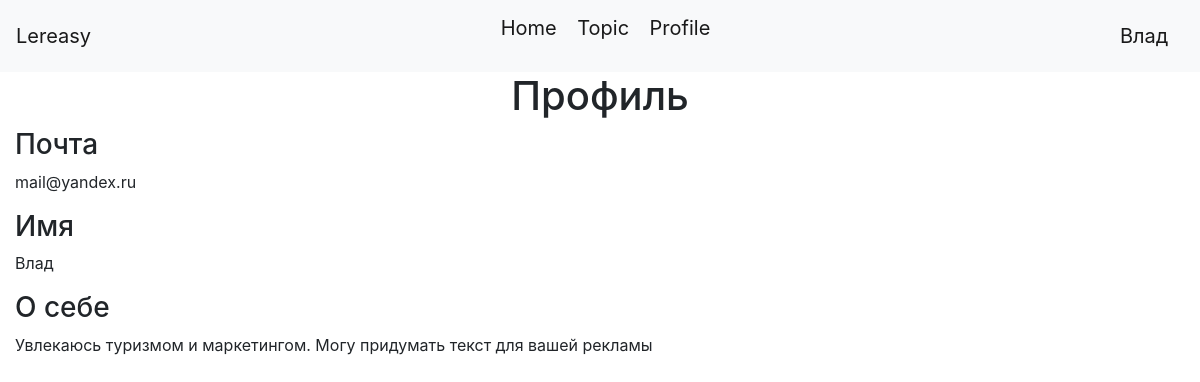
Screenshot of /profile (signed in) with the database file from the repository.
### data/users.py (models this page shows, shortened)
class User(SqlAlchemyBase, UserMixin):
    __tablename__ = 'users'
    id = sqlalchemy.Column(sqlalchemy.Integer,
                           primary_key=True, autoincrement=True)
    name = sqlalchemy.Column(sqlalchemy.String, nullable=True)
    about = sqlalchemy.Column(sqlalchemy.String, nullable=True)
    email = sqlalchemy.Column(sqlalchemy.String,
                              index=True, unique=True, nullable=True)
    hashed_password = sqlalchemy.Column(sqlalchemy.String, nullable=True)
    created_date = sqlalchemy.Column(sqlalchemy.DateTime,
                                     default=datetime.datetime.now)
    topics = orm.relation("Topics", back_populates='user')

### main.py (the view)
@app.route("/profile")
def profile():
    return render_template("profile.html", title='Профиль', form=current_user)

### data/db_session.py (called while the page is built)
def create_session() -> Session:
    global __factory
    return __factory()

### main.py (called while the page is built)
@login_manager.user_loader
def load_user(user_id):
    db_sess = db_session.create_session()
    return db_sess.query(User).get(user_id)

### templates/profile.html
{% extends "base.html" %}
{% block profile %}
<h1 align="center">Профиль</h1>
<h3>Почта</h3>
<p>{{ current_user.email }}</p>
<h3>Имя</h3>
<p>{{ current_user.name }}</p>
<h3>О себе</h3>
<p>{{ current_user.about }}</p>
{% endblock %}

### templates/base.html (shortened to what this page needs)
<!doctype html>
<html lang="en">
<head>
    <link rel="stylesheet"
          href="https://stackpath.bootstrapcdn.com/bootstrap/4.4.1/css/bootstrap.min.css"
>
    <link rel="stylesheet" type="text/css"
          href="{{ url_for('static', filename='css/style.css') }}"/>
</head>
<body>
<header>
    <nav class="navbar navbar-light bg-light">
        <a class="navbar-brand" href="/">Lereasy</a>
        <p>
            <a href="/" class="navbar-brand">Home</a>
            <a href="/topics" class="navbar-brand">Topic</a>
            {% if current_user.is_authenticated %}
            <a href="/profile" class="navbar-brand">Profile</a>
            {% endif %}
        </p>
        {% if current_user.is_authenticated %}
        <a class="navbar-brand" href="/logout">{{ current_user.name }}</a>
        {% else %}
        <p>
            <a class="btn btn-primary " href="/register">Зарегистрироваться</a>
            <a class="btn btn-success" href="/login">Войти</a>
        </p>
        {% endif %}
    </nav>
</header>
<main role="main" class="container">
    {% block profile %}{% endblock %}
</main>
</body>
</html>

### static/css/style.css (style rules this page uses)
.container { max-width: 1270px; }

### rows the page displays
User: name "Влад", email "mail@yandex.ru", about "Увлекаюсь туризмом и маркетингом. Могу придумать текст для вашей рекламы"
